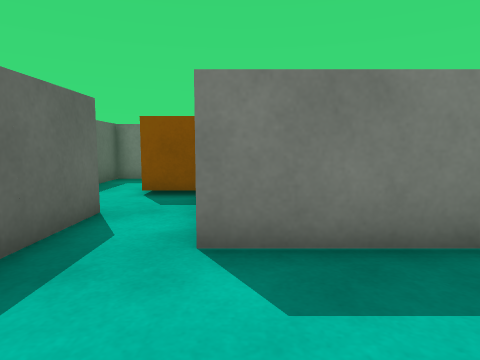
View 1 (above)

16 first-person views from a walk through a scene from a Unity 3-D project. The camera is 0.58 m above the floor, tilts 6° down and sees 75° across. The floor is counted in squares, 0.5 m on a side. Each view is taken from the middle of a square. On the plan, view 1 faces up. The plan holds only what a view shows up to about 13 squares ahead; the rest is blank. The player character is not drawn. Surface patterns are stand-ins for the level's own textures.

View 2
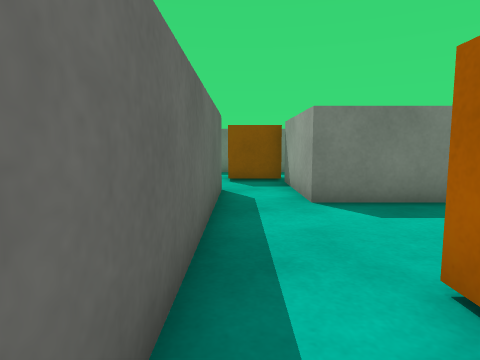

View 3
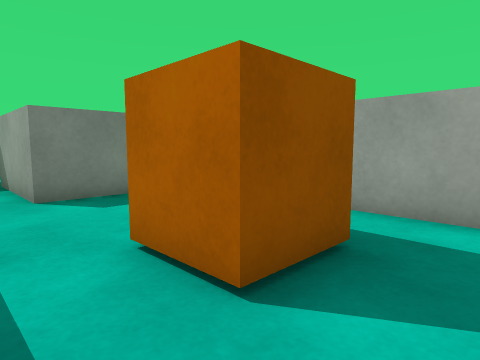

View 4
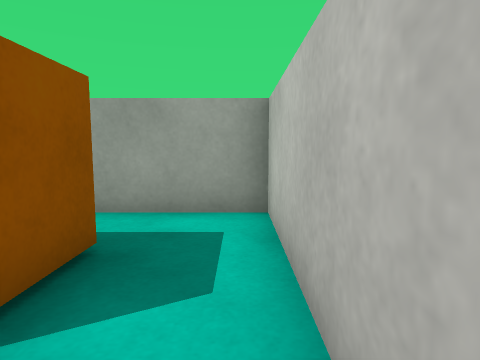

View 5
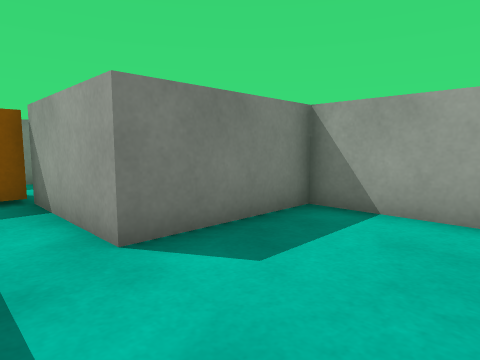

View 6
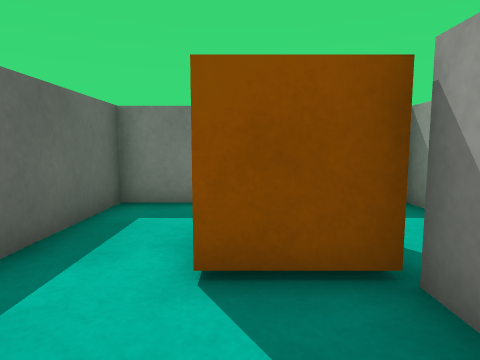

View 7
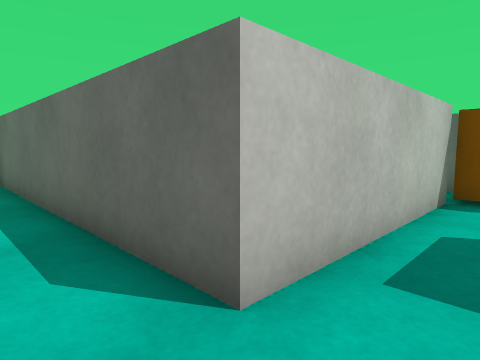

View 8
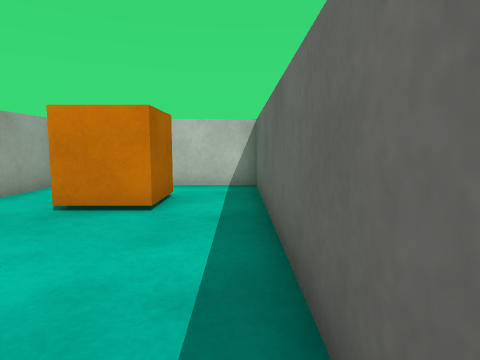

View 9
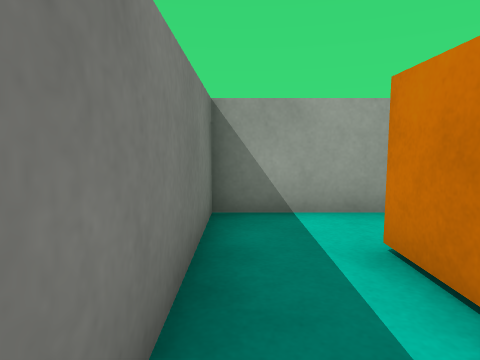

View 10
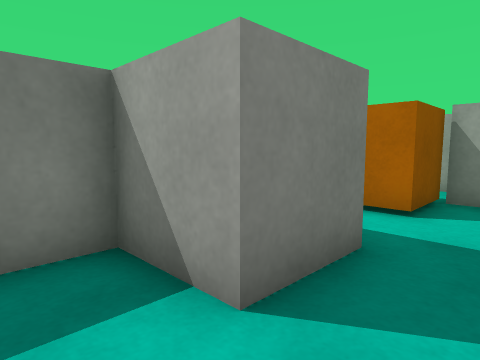

View 11
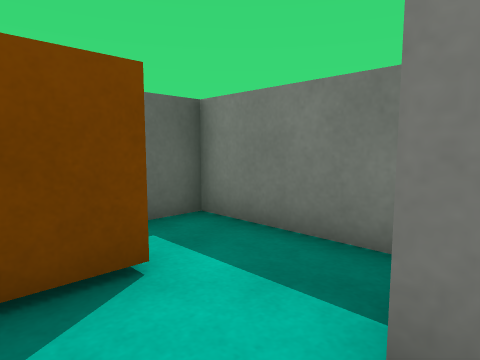

View 12
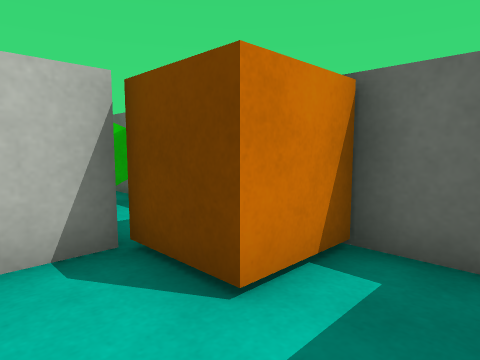

View 13
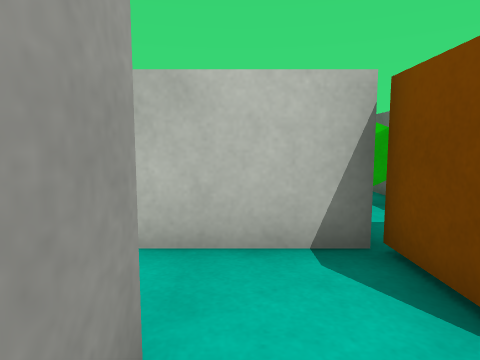

View 14
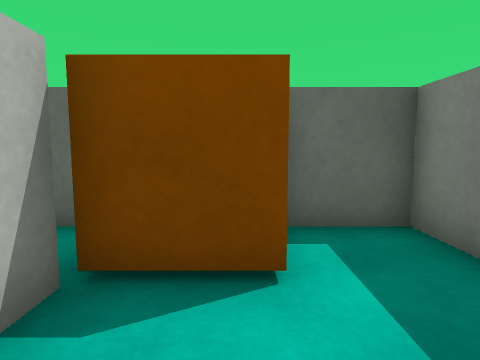

View 15
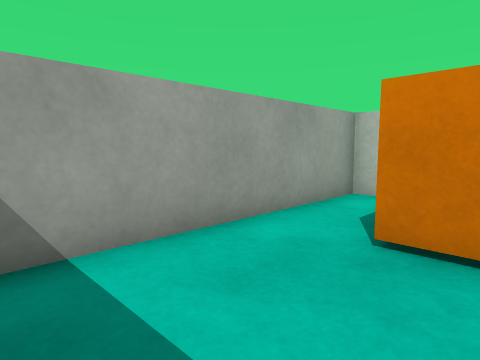

View 16
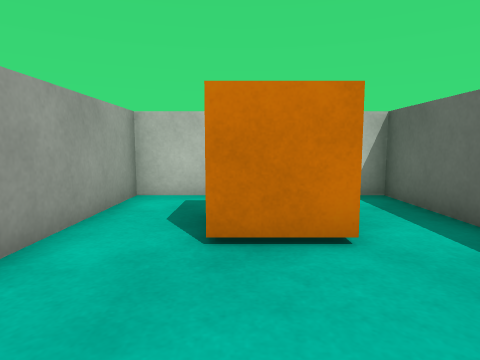

### Floor plan
Points are (right, up) in squares from view 1. A wall is a line through its corners. A room is listed if a view was taken in it or the views show most of it. See-through windows are left out.
Room 1 (views 1, 2, 3, 4, 5, 6, 8, 15, 16)
walls: (-2.5, 5.5) (-2.5, -4.5) (3.5, -4.5) (3.5, 3.5) (-0.5, 3.5) (-0.5, 5.5)
ways out: opening at (-1.5, 4.5) to room 2
objects: orange box (0, -2) to (1, -1)
Room 2 (views 7, 9, 11, 14)
walls: (-4.4, 7.5) (-6.5, 7.5); (1.5, 7.9) (1.5, 11.5) (-4.5, 11.5) (-4.5, 8.1); (-0.5, 5.5) (-0.5, 7.5); (-6.4, 5.5) (-2.5, 5.5)
ways out: opening at (-1.5, 4.5) to room 1; opening at (-5.5, 6.5) to room 3
objects: orange box (-2, 8) to (-1, 9)
Room 3 (views 10, 12, 13)
walls: (-8.6, 5.5) (-6.4, 5.5); (-10.5, 5.4) (-10.5, 4.2); (-10.5, 1.6) (-10.5, 0.9); (-6.5, 7.5) (-6.5, 9.5) (-10.5, 9.5) (-10.5, 7.2)
ways out: opening at (-5.5, 6.5) to room 2
objects: green cube (-10, 2) to (-9, 3); orange box (-10, 6) to (-9, 7)

Where each view was taken, in squares from view 1:
view 1: 0 up, 0 right, facing up
view 2: 3 down, 2 left, facing up
view 3: 4 down, 2 left, facing up-right
view 4: 4 down, 2 left, facing right
view 5: 0 up, 2 left, facing up-right
view 6: 5 up, 2 left, facing up
view 7: 7 up, 1 left, facing down-left
view 8: 5 up, 2 left, facing down
view 9: 11 up, 4 left, facing right
view 10: 6 up, 8 left, facing up-right
view 11: 6 up, 6 left, facing up-left
view 12: 9 up, 7 left, facing down-left
view 13: 9 up, 7 left, facing down
view 14: 7 up, 6 left, facing left
view 15: 3 up, 0 right, facing down-right
view 16: 3 up, 1 right, facing down
